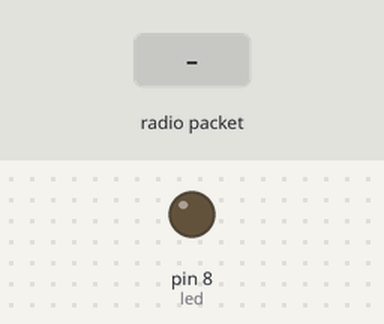
The sketch below on a simulated Arduino Uno, built with avr-gcc and run on an emulated ATmega328P. Parts: output pins drawn as LEDs (lit = HIGH). The test bench sets the inputs (shaded band). No radio packets arrive unless stated; what the sketch prints to the serial monitor is not drawn.

Above: at 1.2 s.
1.3 s: radio packet "1" arrives
Timing chart, 0 to 4.3 s (numbered marks = the images above; inputs shaded):
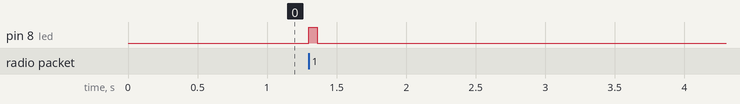

The sketch:

rf95_server.ino
```cpp
// rf95_server.pde
// -*- mode: C++ -*-
// Example sketch showing how to create a simple messageing server
// with the RH_RF95 class. RH_RF95 class does not provide for addressing or
// reliability, so you should only use RH_RF95  if you do not need the higher
// level messaging abilities.
// It is designed to work with the other example rf95_client
// Tested with Anarduino MiniWirelessLoRa, Rocket Scream Mini Ultra Pro with
// the RFM95W, Adafruit Feather M0 with RFM95

#include <SPI.h>
#include <RH_RF95.h>


RH_RF95 rf95;
int led = 8;

void setup()
{


  pinMode(led, OUTPUT);
  Serial.begin(9600);
  while (!Serial) ; // Wait for serial port to be available
  if (!rf95.init())
    Serial.println("init failed");


}

void loop()
{
  if (rf95.available())
  {
    // Should be a message for us now
    uint8_t buf[RH_RF95_MAX_MESSAGE_LEN];
    uint8_t len = sizeof(buf);
    if (rf95.recv(buf, &len))
    {
      digitalWrite(led, HIGH);
//      RH_RF95::printBuffer("request: ", buf, len);
      //Serial.print("got request: ");
      Serial.println((char*)buf);
      Serial.print("RSSI: ");
      Serial.println(rf95.lastRssi(), DEC);

      // Send a reply
      uint8_t data[] = "And hello back to you";
      rf95.send(data, sizeof(data));
      rf95.waitPacketSent();
      Serial.println("Sent a reply");
       digitalWrite(led, LOW);
    }
    else
    {
      Serial.println("recv failed");
    }
  }
}
```

Measured:
- after the input at 1.3 s, pin 8 (led): LOW → HIGH at once, → LOW 0.06 s later
